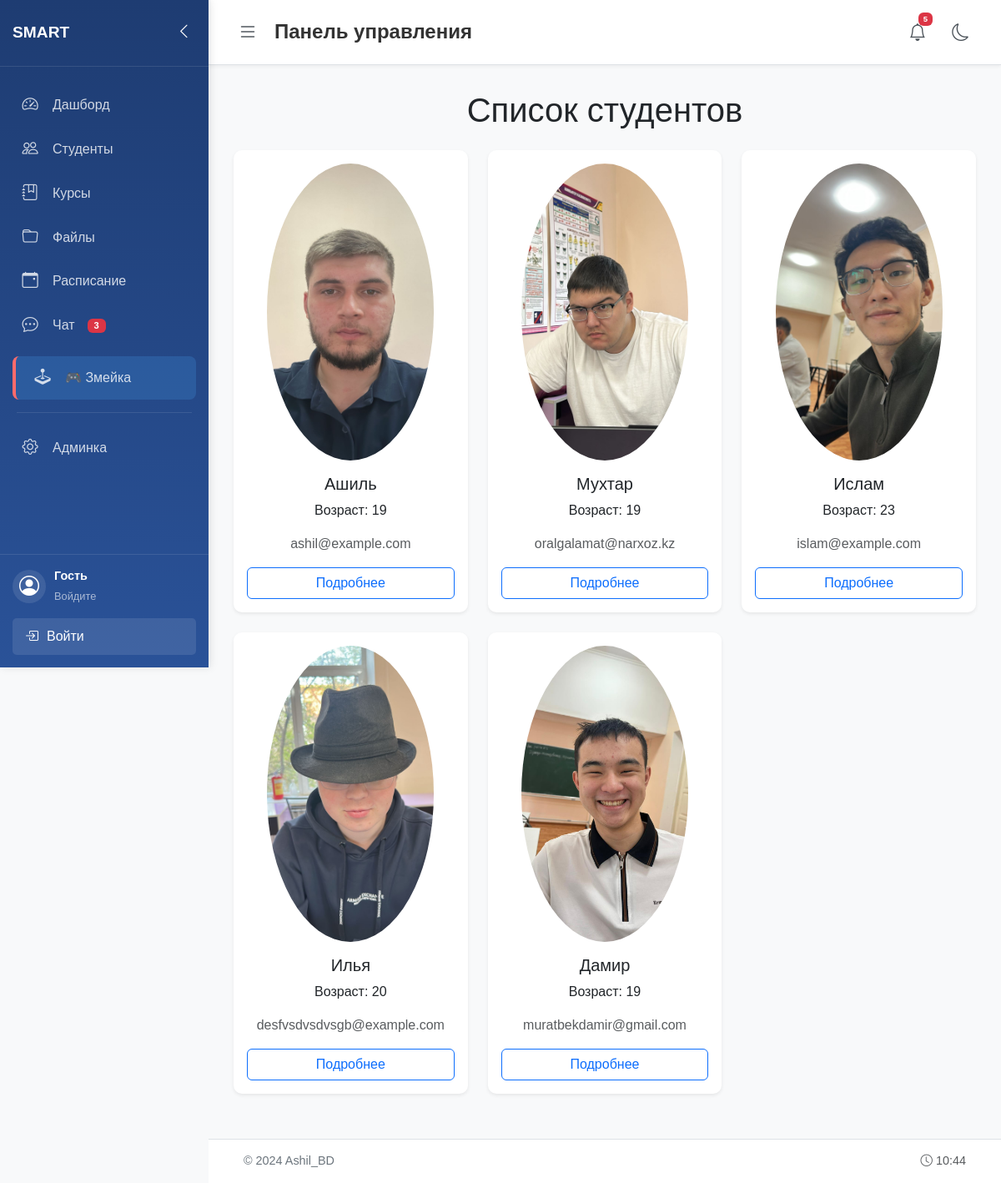
The page /students/ on the database its author committed.
### students/models.py (models this page shows, shortened)
class Student(models.Model):
    name = models.CharField(max_length=100)
    age = models.IntegerField()
    email = models.EmailField()
    photo = models.ImageField(upload_to='student_photos/', blank=True, null=True)

### students/views.py (the view)
# urls.py: path('students/', views.student_list, name='student_list'),
def student_list(request):
    students = Student.objects.all()
    return render(request, 'students/student_list.html', {'students': students})

### students/templates/students/student_list.html (shortened to what this page needs)
{% extends 'students/base.html' %}
{% block content %}
<h1 class="text-center mb-4">Список студентов</h1>
<div class="row">
    {% for student in students %}
    <div class="col-md-4">
        <div class="card shadow-sm mb-4 border-0">
            <div class="card-body text-center">
                {% if student.photo %}
                    <img src="{{ student.photo.url }}" class="student-photo rounded-circle mb-3" alt="{{ student.name }}">
                {% else %}
                    <div class="rounded-circle bg-primary text-white d-inline-flex justify-content-center align-items-center mb-3"
                         style="width: 80px; height: 80px; font-size: 30px;">
                        {{ student.name|first }}
                    </div>
                {% endif %}
                <h5 class="card-title">{{ student.name }}</h5>
                <p class="card-text">Возраст: {{ student.age }}</p>
                <p class="card-text text-muted">{{ student.email }}</p>
                <a href="{% url 'student_detail' student.id %}" class="btn btn-outline-primary w-100">Подробнее</a>
            </div>
        </div>
    </div>
    {% endfor %}
</div>
{% endblock %}

### students/templates/students/base.html (shortened to what this page needs)
<!DOCTYPE html>
<html lang="ru">
<head>
    <link href="https://cdn.jsdelivr.net/npm/bootstrap@5.3.2/dist/css/bootstrap.min.css" rel="stylesheet">
    <link rel="stylesheet" href="https://cdn.jsdelivr.net/npm/bootstrap-icons@1.11.1/font/bootstrap-icons.css">
    {% load static %}
    <link rel="stylesheet" href="{% static 'students/style.css' %}">
</head>
<body class="bg-light">
<div class="app-container">
    <aside class="sidebar" id="sidebar">
        <div class="sidebar-header">
            <a class="navbar-brand" href="{% url 'dashboard' %}">
                <span class="logo-text">SMART</span>
            </a>
            <button class="sidebar-toggle" id="sidebarToggle">
                <i class="bi bi-chevron-left"></i>
            </button>
        </div>
        <nav class="nav-menu">
            <a href="{% url 'dashboard' %}" class="nav-link">
                <i class="bi bi-speedometer2"></i>
                <span>Дашборд</span>
            </a>
            <a href="{% url 'student_list' %}" class="nav-link">
                <i class="bi bi-people"></i>
                <span>Студенты</span>
            </a>
            <a href="{% url 'course_list' %}" class="nav-link">
                <i class="bi bi-journal-bookmark"></i>
                <span>Курсы</span>
            </a>
            <a href="{% url 'document_list' %}" class="nav-link">
                <i class="bi bi-folder"></i>
                <span>Файлы</span>
            </a>
            <a href="#" class="nav-link" onclick="alert('Раздел в разработке!'); return false;">
                <i class="bi bi-calendar-event"></i>
                <span>Расписание</span>
            </a>
            <a href="{% url 'chat_room' %}" class="nav-link">
                <i class="bi bi-chat-dots"></i>
                <span>Чат</span>
                <span class="badge bg-danger">3</span>
            </a>
            <a href="{% url 'snake_game' %}" class="nav-link game-link">
                <i class="bi bi-joystick"></i>
                <span>🎮 Змейка</span>
            </a>
            <div class="menu-divider"></div>
            <a href="/admin/" class="nav-link">
                <i class="bi bi-gear"></i>
                <span>Админка</span>
            </a>
        </nav>
        <div class="sidebar-footer">
            <div class="user-info">
                <div class="user-avatar">
                    <i class="bi bi-person-circle"></i>
                </div>
                <div class="user-details">
                    <strong>{% if user.is_authenticated %}{{ user.username }}{% else %}Гость{% endif %}</strong>
                    <small>{% if user.is_authenticated %}Администратор{% else %}Войдите{% endif %}</small>
                </div>
            </div>
            {% if user.is_authenticated %}
            <a href="{% url 'logout' %}" class="logout-btn">
                <i class="bi bi-box-arrow-right"></i>
                <span>Выйти</span>
            </a>
            {% else %}
            <a href="{% url 'login' %}" class="logout-btn">
                <i class="bi bi-box-arrow-in-right"></i>
                <span>Войти</span>
            </a>
            {% endif %}
        </div>
    </aside>
    <main class="main-content" id="mainContent">
        <header class="top-header">
            <div class="header-left">
                <button class="menu-toggle" id="menuToggle">
                    <i class="bi bi-list"></i>
                </button>
                <h1 class="page-title">{% block page_title %}Панель управления{% endblock %}</h1>
            </div>
            <div class="header-right">
                <div class="notification-dropdown">
                    <button class="notification-btn" id="notificationBtn">
                        <i class="bi bi-bell"></i>
                        <span class="badge bg-danger">5</span>
                    </button>
                </div>
                <button class="theme-toggle" id="themeToggle">
                    <i class="bi bi-moon"></i>
                </button>
            </div>
        </header>
        <div class="content-container">
            {% block content %}{% endblock %}
        </div>
        <footer class="main-footer">
            <div class="container">
                <div class="row">
                    <div class="col-md-6">
                        <p class="mb-0">© 2024 Ashil_BD</p>
                    </div>
                    <div class="col-md-6 text-end">
                        <span class="text-muted">
                            <i class="bi bi-clock"></i> {% now "H:i" %}
                        </span>
                    </div>
                </div>
            </div>
        </footer>
    </main>
</div>
</body>
</html>

### students/static/students/style.css (style rules this page uses)
body { background-color: #f8f9fa; font-family: Arial, sans-serif; margin: 0; padding: 0; overflow-x: hidden; }
.card { box-shadow: 0 4px 10px rgba(0, 0, 0, 0.1); border-radius: 10px; border: none; margin-bottom: 20px; }
.student-photo { width: 200px; border-radius: 10px; margin-bottom: 15px; }
.app-container { display: flex; min-height: 100vh; width: 100%; }
.sidebar { width: 250px; background: linear-gradient(180deg, #1e3c72 0%, #2a5298 100%); color: white; position: fixed; height: 100vh; left: 0; top: 0; z-index: 1000; transition: all 0.3s ease; box-shadow: 2px 0 10px rgba(0,0,0,0.1); }
.sidebar-header { padding: 20px 15px; border-bottom: 1px solid rgba(255,255,255,0.1); display: flex; justify-content: space-between; align-items: center; }
.sidebar-header .navbar-brand { color: white; font-size: 1.2rem; font-weight: bold; text-decoration: none; margin: 0; white-space: nowrap; }
.sidebar-toggle { background: none; border: none; color: white; font-size: 1.2rem; cursor: pointer; padding: 5px; border-radius: 4px; transition: background 0.3s; }
.nav-menu { padding: 20px 0; margin: 0; list-style: none; }
.nav-link { display: flex; align-items: center; padding: 12px 20px; color: rgba(255,255,255,0.8); text-decoration: none; transition: all 0.3s; border-left: 4px solid transparent; gap: 15px; }
.nav-link i { font-size: 1.2rem; width: 24px; text-align: center; }
.badge { font-size: 0.7rem; padding: 3px 8px; }
.menu-divider { height: 1px; background: rgba(255,255,255,0.1); margin: 15px 20px; }
.game-link { background: rgba(77, 171, 247, 0.2); margin: 10px 15px; border-radius: 8px; border-left: 4px solid #ff6b6b !important; }
.sidebar-footer { padding: 15px; border-top: 1px solid rgba(255,255,255,0.1); position: absolute; bottom: 0; width: 100%; box-sizing: border-box; }
.user-info { display: flex; align-items: center; gap: 10px; margin-bottom: 15px; }
.user-avatar { width: 40px; height: 40px; background: rgba(255,255,255,0.1); border-radius: 50%; display: flex; align-items: center; justify-content: center; font-size: 1.5rem; }
.user-details { flex-grow: 1; }
.user-details strong { font-size: 0.9rem; display: block; }
.user-details small { font-size: 0.8rem; color: rgba(255,255,255,0.6); }
.logout-btn { display: flex; align-items: center; gap: 10px; padding: 10px 15px; background: rgba(255,255,255,0.1); color: white; text-decoration: none; border-radius: 5px; transition: background 0.3s; width: 100%; box-sizing: border-box; }
.main-content { flex: 1; margin-left: 250px; transition: margin-left 0.3s ease; display: flex; flex-direction: column; min-height: 100vh; }
.top-header { background: white; padding: 15px 30px; border-bottom: 1px solid #dee2e6; display: flex; justify-content: space-between; align-items: center; box-shadow: 0 2px 4px rgba(0,0,0,0.05); position: sticky; top: 0; z-index: 100; }
.header-left { display: flex; align-items: center; gap: 15px; }
.menu-toggle { background: none; border: none; font-size: 1.5rem; color: #495057; cursor: pointer; padding: 5px; border-radius: 4px; transition: background 0.3s; }
.page-title { margin: 0; font-size: 1.5rem; font-weight: 600; color: #333; }
.header-right { display: flex; align-items: center; gap: 15px; }
.notification-dropdown { position: relative; }
.notification-btn { background: none; border: none; font-size: 1.3rem; color: #495057; position: relative; padding: 8px; border-radius: 50%; cursor: pointer; transition: background 0.3s; }
.notification-btn .badge { position: absolute; top: 0; right: 0; font-size: 0.6rem; padding: 3px 6px; }
.theme-toggle { background: none; border: none; font-size: 1.3rem; color: #495057; padding: 8px; border-radius: 50%; cursor: pointer; transition: all 0.3s; }
.content-container { flex: 1; padding: 30px; }
.main-footer { background: white; padding: 15px 30px; border-top: 1px solid #dee2e6; font-size: 0.9rem; color: #6c757d; }

### rows shown on the page
Student: photo (picture), name "Ашиль", age "19", email "ashil@example.com"
Student: photo (picture), name "Мухтар", age "19", email "oralgalamat@narxoz.kz"
Student: photo (picture), name "Ислам", age "23", email "islam@example.com"
Student: photo (picture), name "Илья", age "20", email "desfvsdvsdvsgb@example.com"
Student: photo (picture), name "Дамир", age "19", email "muratbekdamir@gmail.com"
